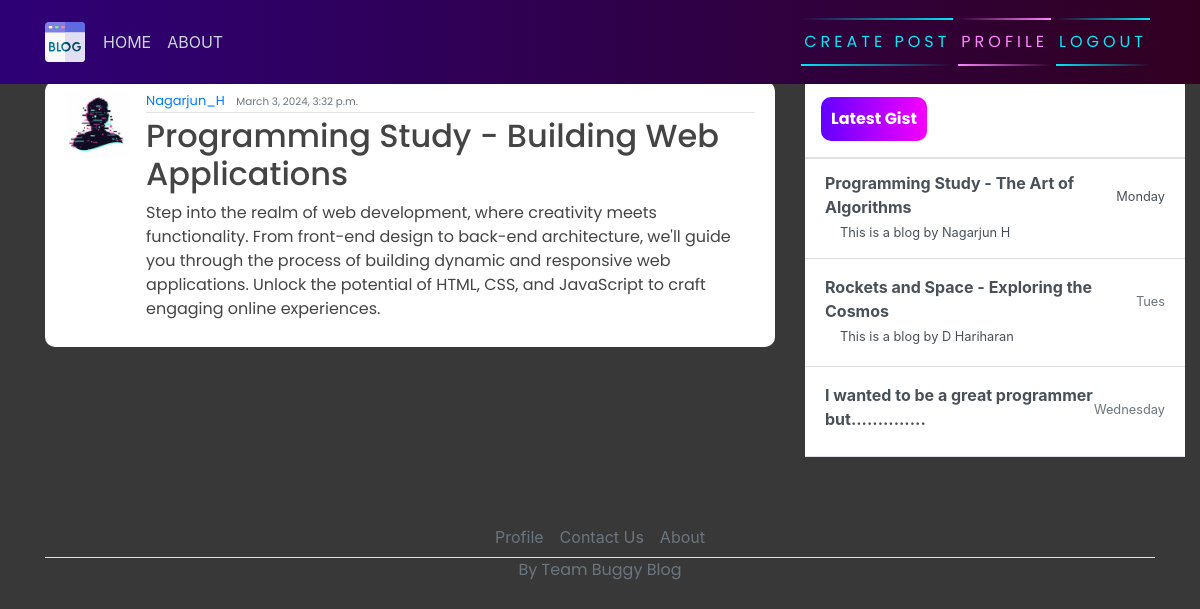
/post/35/ (signed in), run on an earlier commit of the app's database.
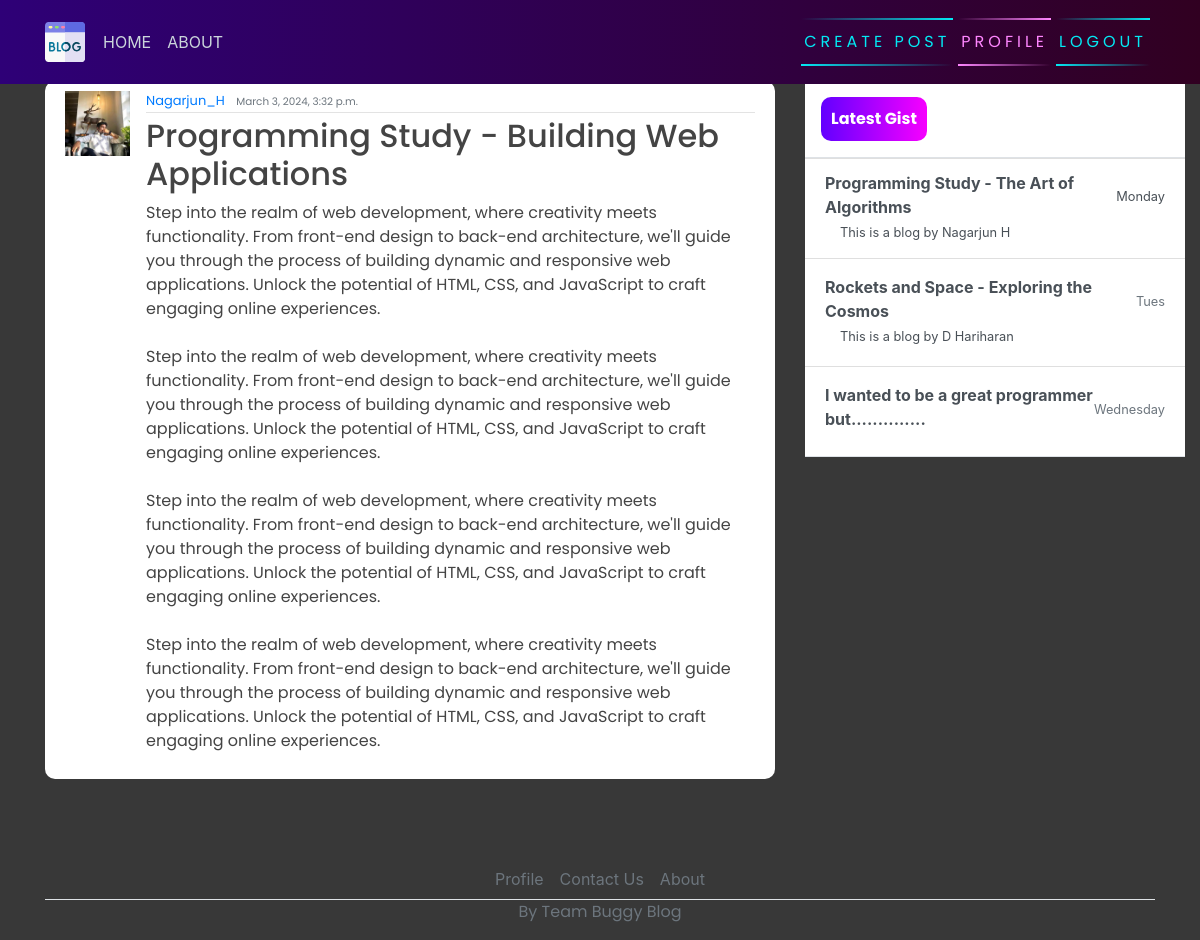
And on a later commit of the database.
### blog/models.py (models this page shows, shortened)
class Post(models.Model):
    title = models.CharField(max_length=200)
    content = models.TextField()
    date_posted = models.DateTimeField(default=timezone.now)
    author = models.ForeignKey(User, on_delete=models.CASCADE)

### users/models.py (models this page shows, shortened)
class Profile(models.Model):
    user = models.OneToOneField(User, on_delete=models.CASCADE)
    image = models.ImageField(default='default.jpg', upload_to='profile_pics')

### blog/views.py (the view)
# urls.py: path('post/<int:pk>/', PostDetailView.as_view(), name="blog-detail"),
class PostDetailView(LoginRequiredMixin, DetailView):
    model = Post

### blog/templates/blog/post_detail.html (shortened to what this page needs)
{% extends 'blog/base.html' %}
{% block content %}
        <article class="media content-section">
            <img class="rounded-cirlce article-img" src="{{ object.author.profile.image.url }}" alt="">
            <div class="media-body">
              <div class="article-metadata">
                <a class="mr-2" href="#">{{ object.author }}</a>
                <small class="text-muted">{{ object.date_posted }}</small> <br>
              </div>
              <h2><a class="article-title" href="#">{{ object.title }}</a></h2>
              <p class="article-content">{{ object.content }}</p>
            </div>
            <br>
          </article>
{% endblock content %}

What changed in the data, as far as the page shows it:
changed Post "Programming Study - Building Web Applications": author.profile.image: picture added in place of a placeholder; content "…craft engaging online experiences." → "…craft engaging online experiences. Step into the realm of web development, where creativity meets functionality. From front-end design to back-end architecture, we'll guide you through the process of building dynamic and responsive web applications. Unlock the potential of HTML, CSS, and JavaScript to craft engaging online experiences. Step into the realm of web development, where creativity meets functionality. From front-end design to back-end architecture, we'll guide you through the process of building dynamic and responsive web applications. Unlock the potential of HTML, CSS, and JavaScript to craft engaging online experiences. Step into the realm of web development, where creativity…"
